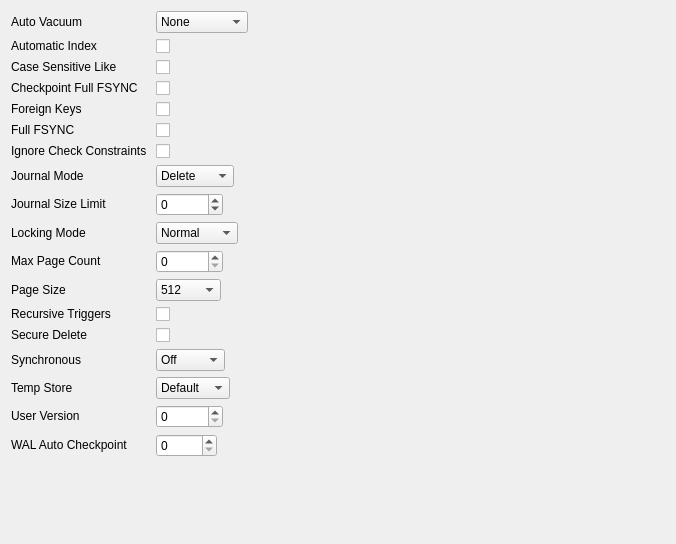
          <widget class="QWidget" name="scrollAreaWidgetContents">
           <property name="geometry">
            <rect>
             <x>0</x>
             <y>0</y>
             <width>676</width>
             <height>544</height>
            </rect>
           </property>
           <layout class="QFormLayout" name="formLayout">
            <property name="fieldGrowthPolicy">
             <enum>QFormLayout::ExpandingFieldsGrow</enum>
            </property>
            <item row="0" column="0">
             <widget class="QLabel" name="labelPragmaAutoVacuum">
              <property name="text">
               <string notr="true">&lt;html&gt;&lt;head/&gt;&lt;body&gt;&lt;p&gt;Auto Vacuum &lt;a href=&quot;http://www.sqlite.org/pragma.html#pragma_auto_vacuum&quot;&gt;&lt;img src=&quot;:/icons/whatis&quot;/&gt;&lt;/a&gt;&lt;/p&gt;&lt;/body&gt;&lt;/html&gt;</string>
              </property>
              <property name="openExternalLinks">
               <bool>true</bool>
              </property>
              <property name="textInteractionFlags">
               <set>Qt::LinksAccessibleByMouse</set>
              </property>
              <property name="buddy">
               <cstring>comboboxPragmaAutoVacuum</cstring>
              </property>
             </widget>
            </item>
            <item row="0" column="1">
             <widget class="QComboBox" name="comboboxPragmaAutoVacuum">
              <item>
               <property name="text">
                <string notr="true">None</string>
               </property>
              </item>
              <item>
               <property name="text">
                <string notr="true">Full</string>
               </property>
              </item>
              <item>
               <property name="text">
                <string notr="true">Incremental</string>
               </property>
              </item>
             </widget>
            </item>
            <item row="1" column="0">
             <widget class="QLabel" name="labelPragmaAutomaticIndex">
              <property name="text">
               <string notr="true">&lt;html&gt;&lt;head/&gt;&lt;body&gt;&lt;p&gt;Automatic Index &lt;a href=&quot;http://www.sqlite.org/pragma.html#pragma_automatic_index&quot;&gt;&lt;img src=&quot;:/icons/whatis&quot;/&gt;&lt;/a&gt;&lt;/p&gt;&lt;/body&gt;&lt;/html&gt;</string>
              </property>
              <property name="openExternalLinks">
               <bool>true</bool>
              </property>
              <property name="buddy">
               <cstring>checkboxPragmaAutomaticIndex</cstring>
              </property>
             </widget>
            </item>
            <item row="1" column="1">
             <widget class="QCheckBox" name="checkboxPragmaAutomaticIndex">
              <property name="text">
               <string/>
              </property>
             </widget>
            </item>
            <item row="2" column="0">
             <widget class="QLabel" name="labelPragmaCaseSensitiveLike">
              <property name="text">
               <string notr="true">&lt;html&gt;&lt;head/&gt;&lt;body&gt;&lt;p&gt;Case Sensitive Like &lt;a href=&quot;https://www.sqlite.org/pragma.html#pragma_case_sensitive_like&quot;&gt;&lt;img src=&quot;:/icons/whatis&quot;/&gt;&lt;/a&gt;&lt;/a&gt;&lt;/p&gt;&lt;/body&gt;&lt;/html&gt;</string>
              </property>
              <property name="openExternalLinks">
               <bool>true</bool>
              </property>
              <property name="buddy">
               <cstring>checkboxPragmaCaseSensitiveLike</cstring>
              </property>
             </widget>
            </item>
            <item row="2" column="1">
             <widget class="QCheckBox" name="checkboxPragmaCaseSensitiveLike">
              <property name="toolTip">
               <string>Warning: this pragma is not readable and this value has been inferred. Writing the pragma might overwrite a redefined LIKE provided by an SQLite extension.</string>
              </property>
              <property name="text">
               <string/>
              </property>
             </widget>
            </item>
            <item row="3" column="0">
             <widget class="QLabel" name="labelPragmaCheckpointFullFsync">
              <property name="text">
               <string notr="true">&lt;html&gt;&lt;head/&gt;&lt;body&gt;&lt;p&gt;Checkpoint Full FSYNC &lt;a href=&quot;https://www.sqlite.org/pragma.html#pragma_checkpoint_fullfsync&quot;&gt;&lt;img src=&quot;:/icons/whatis&quot;/&gt;&lt;/a&gt;&lt;/a&gt;&lt;/p&gt;&lt;/body&gt;&lt;/html&gt;</string>
              </property>
              <property name="openExternalLinks">
               <bool>true</bool>
              </property>
              <property name="buddy">
               <cstring>checkboxPragmaCheckpointFullFsync</cstring>
              </property>
             </widget>
            </item>
            <item row="3" column="1">
             <widget class="QCheckBox" name="checkboxPragmaCheckpointFullFsync">
              <property name="text">
               <string/>
              </property>
             </widget>
            </item>
            <item row="4" column="0">
             <widget class="QLabel" name="labelPragmaForeignKeys">
              <property name="text">
               <string notr="true">&lt;html&gt;&lt;head/&gt;&lt;body&gt;&lt;p&gt;Foreign Keys &lt;a href=&quot;https://www.sqlite.org/pragma.html#pragma_foreign_keys&quot;&gt;&lt;img src=&quot;:/icons/whatis&quot;/&gt;&lt;/a&gt;&lt;/a&gt;&lt;/p&gt;&lt;/body&gt;&lt;/html&gt;</string>
              </property>
              <property name="openExternalLinks">
               <bool>true</bool>
              </property>
              <property name="buddy">
               <cstring>checkboxPragmaForeignKeys</cstring>
              </property>
             </widget>
            </item>
            <item row="4" column="1">
             <widget class="QCheckBox" name="checkboxPragmaForeignKeys">
              <property name="text">
               <string/>
              </property>
             </widget>
            </item>
            <item row="5" column="0">
             <widget class="QLabel" name="labelPragmaFullFsync">
              <property name="text">
               <string notr="true">&lt;html&gt;&lt;head/&gt;&lt;body&gt;&lt;p&gt;Full FSYNC &lt;a href=&quot;https://www.sqlite.org/pragma.html#pragma_fullfsync&quot;&gt;&lt;img src=&quot;:/icons/whatis&quot;/&gt;&lt;/a&gt;&lt;/a&gt;&lt;/p&gt;&lt;/body&gt;&lt;/html&gt;</string>
              </property>
              <property name="openExternalLinks">
               <bool>true</bool>
              </property>
              <property name="buddy">
               <cstring>checkboxPragmaFullFsync</cstring>
              </property>
             </widget>
            </item>
            <item row="5" column="1">
             <widget class="QCheckBox" name="checkboxPragmaFullFsync">
              <property name="text">
               <string/>
              </property>
             </widget>
            </item>
            <item row="6" column="0">
             <widget class="QLabel" name="labelPragmaIgnoreCheckConstraints">
              <property name="text">
               <string notr="true">&lt;html&gt;&lt;head/&gt;&lt;body&gt;&lt;p&gt;Ignore Check Constraints &lt;a href=&quot;https://www.sqlite.org/pragma.html#pragma_ignore_check_constraints&quot;&gt;&lt;img src=&quot;:/icons/whatis&quot;/&gt;&lt;/a&gt;&lt;/a&gt;&lt;/p&gt;&lt;/body&gt;&lt;/html&gt;</string>
              </property>
              <property name="openExternalLinks">
               <bool>true</bool>
              </property>
              <property name="buddy">
               <cstring>checkboxPragmaIgnoreCheckConstraints</cstring>
              </property>
             </widget>
            </item>
            <item row="6" column="1">
             <widget class="QCheckBox" name="checkboxPragmaIgnoreCheckConstraints">
              <property name="text">
               <string/>
              </property>
             </widget>
            </item>
            <item row="7" column="0">
             <widget class="QLabel" name="labelPragmaJournalMode">
              <property name="text">
               <string notr="true">&lt;html&gt;&lt;head/&gt;&lt;body&gt;&lt;p&gt;Journal Mode &lt;a href=&quot;https://www.sqlite.org/pragma.html#pragma_journal_mode&quot;&gt;&lt;img src=&quot;:/icons/whatis&quot;/&gt;&lt;/a&gt;&lt;/a&gt;&lt;/p&gt;&lt;/body&gt;&lt;/html&gt;</string>
              </property>
              <property name="openExternalLinks">
               <bool>true</bool>
              </property>
              <property name="buddy">
               <cstring>comboboxPragmaJournalMode</cstring>
              </property>
             </widget>
            </item>
            <item row="7" column="1">
             <widget class="QComboBox" name="comboboxPragmaJournalMode">
              <item>
               <property name="text">
                <string notr="true">Delete</string>
               </property>
              </item>
              <item>
               <property name="text">
                <string notr="true">Truncate</string>
               </property>
              </item>
              <item>
               <property name="text">
                <string notr="true">Persist</string>
               </property>
              </item>
              <item>
               <property name="text">
                <string notr="true">Memory</string>
               </property>
              </item>
              <item>
               <property name="text">
                <string notr="true">WAL</string>
               </property>
              </item>
              <item>
               <property name="text">
                <string notr="true">Off</string>
               </property>
              </item>
             </widget>
            </item>
            <item row="8" column="0">
             <widget class="QLabel" name="labelJournalSizeLimit">
              <property name="text">
               <string notr="true">&lt;html&gt;&lt;head/&gt;&lt;body&gt;&lt;p&gt;Journal Size Limit &lt;a href=&quot;https://www.sqlite.org/pragma.html#pragma_journal_size_limit&quot;&gt;&lt;img src=&quot;:/icons/whatis&quot;/&gt;&lt;/a&gt;&lt;/a&gt;&lt;/p&gt;&lt;/body&gt;&lt;/html&gt;</string>
              </property>
              <property name="openExternalLinks">
               <bool>true</bool>
              </property>
              <property name="buddy">
               <cstring>spinPragmaJournalSizeLimit</cstring>
              </property>
             </widget>
            </item>
            <item row="8" column="1">
             <widget class="QSpinBox" name="spinPragmaJournalSizeLimit">
              <property name="minimum">
               <number>-1</number>
              </property>
              <property name="maximum">
               <number>100000</number>
              </property>
             </widget>
            </item>
            <item row="9" column="0">
             <widget class="QLabel" name="labelPragmaLockingMode">
              <property name="text">
               <string notr="true">&lt;html&gt;&lt;head/&gt;&lt;body&gt;&lt;p&gt;Locking Mode &lt;a href=&quot;https://www.sqlite.org/pragma.html#pragma_locking_mode&quot;&gt;&lt;img src=&quot;:/icons/whatis&quot;/&gt;&lt;/a&gt;&lt;/a&gt;&lt;/p&gt;&lt;/body&gt;&lt;/html&gt;</string>
              </property>
              <property name="openExternalLinks">
               <bool>true</bool>
              </property>
              <property name="buddy">
               <cstring>comboboxPragmaLockingMode</cstring>
              </property>
             </widget>
            </item>
            <item row="9" column="1">
             <widget class="QComboBox" name="comboboxPragmaLockingMode">
              <item>
               <property name="text">
                <string notr="true">Normal</string>
               </property>
              </item>
              <item>
               <property name="text">
                <string notr="true">Exclusive</string>
               </property>
              </item>
             </widget>
            </item>
            <item row="10" column="0">
             <widget class="QLabel" name="labelPragmaMaxPageCount">
              <property name="text">
               <string notr="true">&lt;html&gt;&lt;head/&gt;&lt;body&gt;&lt;p&gt;Max Page Count &lt;a href=&quot;https://www.sqlite.org/pragma.html#pragma_max_page_count&quot;&gt;&lt;img src=&quot;:/icons/whatis&quot;/&gt;&lt;/a&gt;&lt;/a&gt;&lt;/p&gt;&lt;/body&gt;&lt;/html&gt;</string>
              </property>
              <property name="openExternalLinks">
               <bool>true</bool>
              </property>
              <property name="buddy">
               <cstring>spinPragmaMaxPageCount</cstring>
              </property>
             </widget>
            </item>
            <item row="10" column="1">
             <widget class="QSpinBox" name="spinPragmaMaxPageCount">
              <property name="maximum">
               <number>2000000000</number>
              </property>
             </widget>
            </item>
            <item row="11" column="0">
             <widget class="QLabel" name="labelPragmaPageSize">
              <property name="text">
               <string notr="true">&lt;html&gt;&lt;head/&gt;&lt;body&gt;&lt;p&gt;Page Size &lt;a href=&quot;https://www.sqlite.org/pragma.html#pragma_page_size&quot;&gt;&lt;img src=&quot;:/icons/whatis&quot;/&gt;&lt;/a&gt;&lt;/a&gt;&lt;/p&gt;&lt;/body&gt;&lt;/html&gt;</string>
              </property>
              <property name="openExternalLinks">
               <bool>true</bool>
              </property>
              <property name="buddy">
               <cstring>comboPragmaPageSize</cstring>
              </property>
             </widget>
            </item>
            <item row="11" column="1">
             <widget class="QComboBox" name="comboPragmaPageSize">
              <item>
               <property name="text">
                <string notr="true">512</string>
               </property>
              </item>
              <item>
               <property name="text">
                <string notr="true">1024</string>
               </property>
              </item>
              <item>
               <property name="text">
                <string notr="true">2048</string>
               </property>
              </item>
              <item>
               <property name="text">
                <string notr="true">4096</string>
               </property>
              </item>
              <item>
               <property name="text">
                <string notr="true">8192</string>
               </property>
              </item>
              <item>
               <property name="text">
                <string notr="true">16384</string>
               </property>
              </item>
              <item>
               <property name="text">
                <string notr="true">32768</string>
               </property>
              </item>
              <item>
               <property name="text">
                <string notr="true">65536</string>
               </property>
              </item>
             </widget>
            </item>
            <item row="12" column="0">
             <widget class="QLabel" name="labelPragmaRecursiveTriggers">
              <property name="text">
               <string notr="true">&lt;html&gt;&lt;head/&gt;&lt;body&gt;&lt;p&gt;Recursive Triggers &lt;a href=&quot;https://www.sqlite.org/pragma.html#pragma_recursive_triggers&quot;&gt;&lt;img src=&quot;:/icons/whatis&quot;/&gt;&lt;/a&gt;&lt;/a&gt;&lt;/p&gt;&lt;/body&gt;&lt;/html&gt;</string>
              </property>
              <property name="openExternalLinks">
               <bool>true</bool>
              </property>
              <property name="buddy">
               <cstring>checkboxPragmaRecursiveTriggers</cstring>
              </property>
             </widget>
            </item>
            <item row="12" column="1">
             <widget class="QCheckBox" name="checkboxPragmaRecursiveTriggers">
              <property name="text">
               <string/>
              </property>
             </widget>
            </item>
            <item row="13" column="0">
             <widget class="QLabel" name="labelPragmaSecureDelete">
              <property name="text">
               <string notr="true">&lt;html&gt;&lt;head/&gt;&lt;body&gt;&lt;p&gt;Secure Delete &lt;a href=&quot;https://www.sqlite.org/pragma.html#pragma_secure_delete&quot;&gt;&lt;img src=&quot;:/icons/whatis&quot;/&gt;&lt;/a&gt;&lt;/a&gt;&lt;/p&gt;&lt;/body&gt;&lt;/html&gt;</string>
              </property>
              <property name="openExternalLinks">
               <bool>true</bool>
              </property>
              <property name="buddy">
               <cstring>checkboxPragmaSecureDelete</cstring>
              </property>
             </widget>
            </item>
            <item row="13" column="1">
             <widget class="QCheckBox" name="checkboxPragmaSecureDelete">
              <property name="text">
               <string/>
              </property>
             </widget>
            </item>
            <item row="14" column="0">
             <widget class="QLabel" name="labelPragmaSynchronous">
              <property name="text">
               <string notr="true">&lt;html&gt;&lt;head/&gt;&lt;body&gt;&lt;p&gt;Synchronous &lt;a href=&quot;https://www.sqlite.org/pragma.html#pragma_synchronous&quot;&gt;&lt;img src=&quot;:/icons/whatis&quot;/&gt;&lt;/a&gt;&lt;/a&gt;&lt;/p&gt;&lt;/body&gt;&lt;/html&gt;</string>
              </property>
              <property name="openExternalLinks">
               <bool>true</bool>
              </property>
              <property name="buddy">
               <cstring>comboboxPragmaSynchronous</cstring>
              </property>
             </widget>
            </item>
            <item row="14" column="1">
             <widget class="QComboBox" name="comboboxPragmaSynchronous">
              <item>
               <property name="text">
                <string notr="true">Off</string>
               </property>
              </item>
              <item>
               <property name="text">
                <string notr="true">Normal</string>
               </property>
              </item>
              <item>
               <property name="text">
                <string notr="true">Full</string>
               </property>
              </item>
             </widget>
            </item>
            <item row="15" column="0">
             <widget class="QLabel" name="labelPragmaTempStore">
              <property name="text">
               <string notr="true">&lt;html&gt;&lt;head/&gt;&lt;body&gt;&lt;p&gt;Temp Store &lt;a href=&quot;https://www.sqlite.org/pragma.html#pragma_temp_store&quot;&gt;&lt;img src=&quot;:/icons/whatis&quot;/&gt;&lt;/a&gt;&lt;/a&gt;&lt;/p&gt;&lt;/body&gt;&lt;/html&gt;</string>
              </property>
              <property name="openExternalLinks">
               <bool>true</bool>
              </property>
              <property name="buddy">
               <cstring>comboboxPragmaTempStore</cstring>
              </property>
             </widget>
            </item>
            <item row="15" column="1">
             <widget class="QComboBox" name="comboboxPragmaTempStore">
              <item>
               <property name="text">
                <string notr="true">Default</string>
               </property>
              </item>
              <item>
               <property name="text">
                <string notr="true">File</string>
               </property>
              </item>
              <item>
               <property name="text">
                <string notr="true">Memory</string>
               </property>
              </item>
             </widget>
            </item>
            <item row="16" column="0">
             <widget class="QLabel" name="labelPragmaUserVersion">
              <property name="text">
               <string notr="true">&lt;html&gt;&lt;head/&gt;&lt;body&gt;&lt;p&gt;User Version &lt;a href=&quot;https://www.sqlite.org/pragma.html#pragma_user_version&quot;&gt;&lt;img src=&quot;:/icons/whatis&quot;/&gt;&lt;/a&gt;&lt;/a&gt;&lt;/p&gt;&lt;/body&gt;&lt;/html&gt;</string>
              </property>
              <property name="openExternalLinks">
               <bool>true</bool>
              </property>
              <property name="buddy">
               <cstring>spinPragmaUserVersion</cstring>
              </property>
             </widget>
            </item>
            <item row="16" column="1">
             <widget class="QSpinBox" name="spinPragmaUserVersion">
              <property name="maximum">
               <number>2147483647</number>
              </property>
             </widget>
            </item>
            <item row="17" column="0">
             <widget class="QLabel" name="labelPragmaWalAutoCheckpoint">
              <property name="text">
               <string notr="true">&lt;html&gt;&lt;head/&gt;&lt;body&gt;&lt;p&gt;WAL Auto Checkpoint &lt;a href=&quot;https://www.sqlite.org/pragma.html#pragma_wal_autocheckpoint&quot;&gt;&lt;img src=&quot;:/icons/whatis&quot;/&gt;&lt;/a&gt;&lt;/a&gt;&lt;/p&gt;&lt;/body&gt;&lt;/html&gt;</string>
              </property>
              <property name="openExternalLinks">
               <bool>true</bool>
              </property>
              <property name="buddy">
               <cstring>spinPragmaWalAutoCheckpoint</cstring>
              </property>
             </widget>
            </item>
            <item row="17" column="1">
             <widget class="QSpinBox" name="spinPragmaWalAutoCheckpoint">
              <property name="maximum">
               <number>10000</number>
              </property>
             </widget>
            </item>
           </layout>
          </widget>
